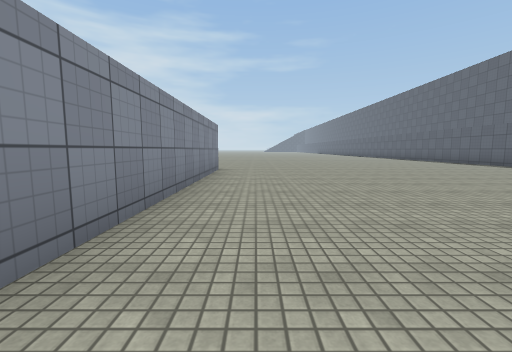
View 1 (above)

19 first-person views from a walk through a scene from a Unity 3-D project. The camera is 1.2 m above the floor, tilts 6° down and sees 90° across. The floor is counted in squares, 2 m on a side. Each view is taken from the middle of a square. On the plan, view 1 faces up. The plan holds only what a view shows up to about 9 squares ahead; the rest is blank. The place goes on beyond the plan. The player character is not drawn. Surface patterns are stand-ins for the level's own textures.

View 2
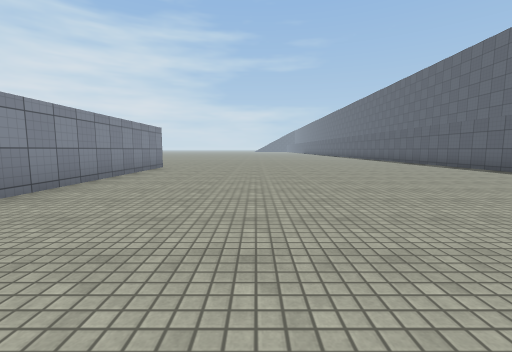

View 3
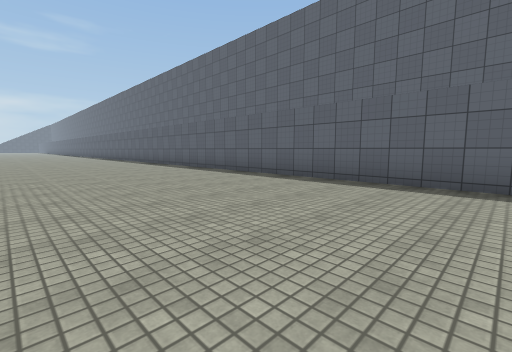

View 4
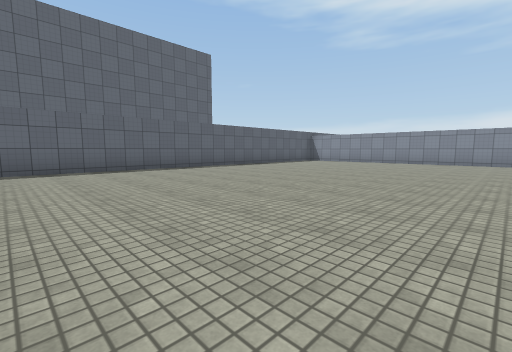

View 5
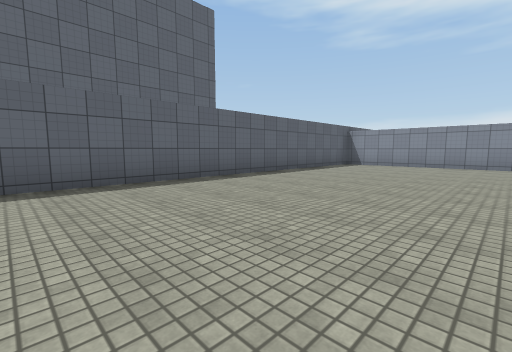

View 6
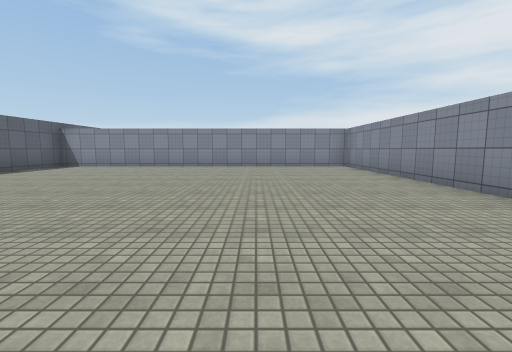

View 7
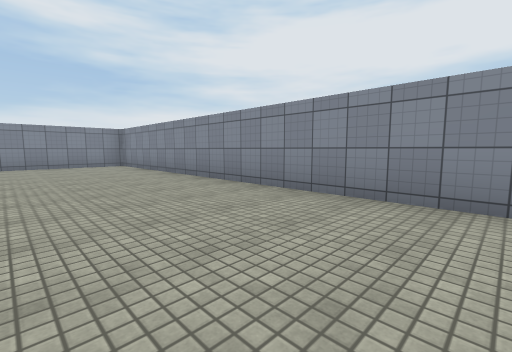

View 8
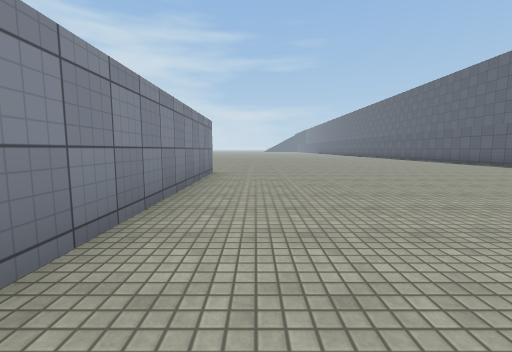

View 9
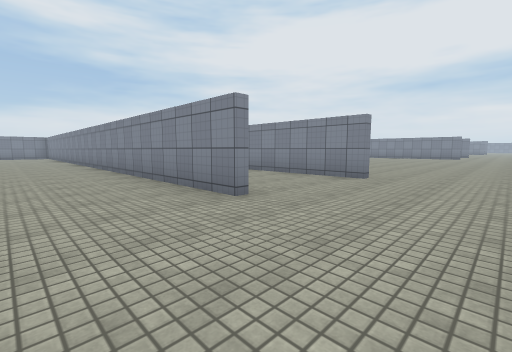

View 10
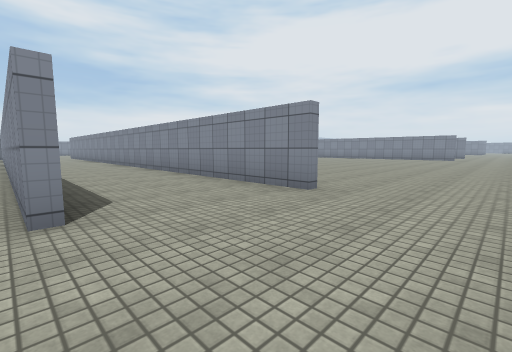

View 11
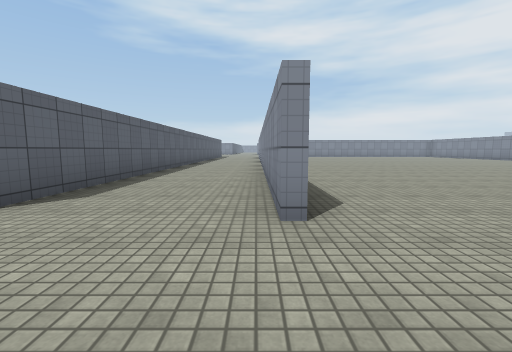

View 12
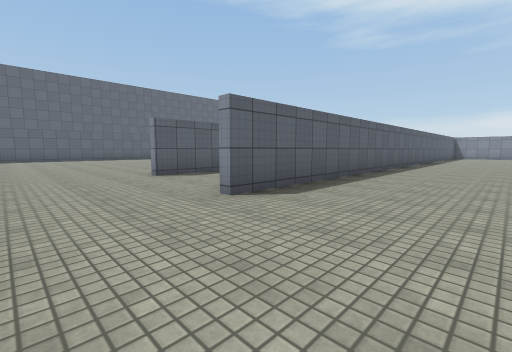

View 13
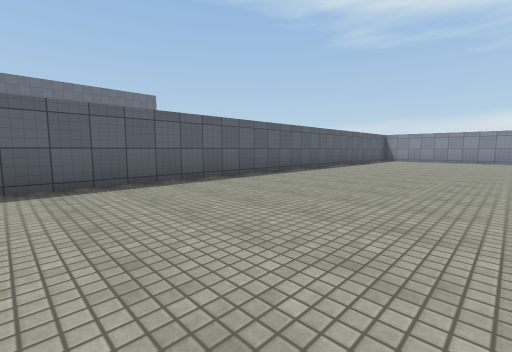

View 14
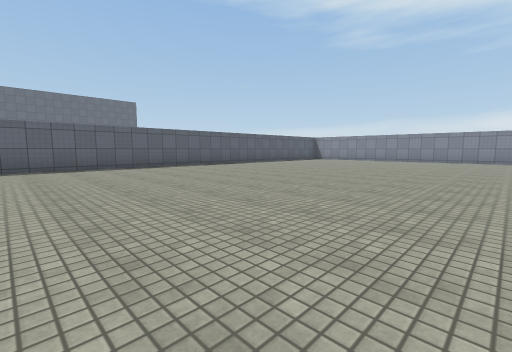

View 15
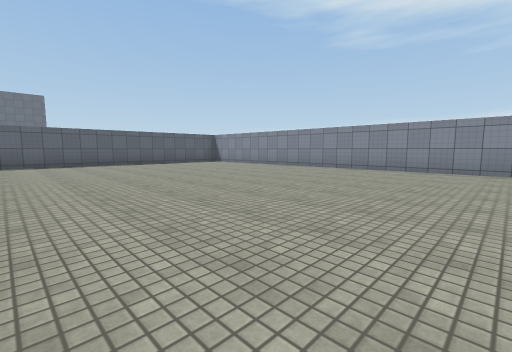

View 16
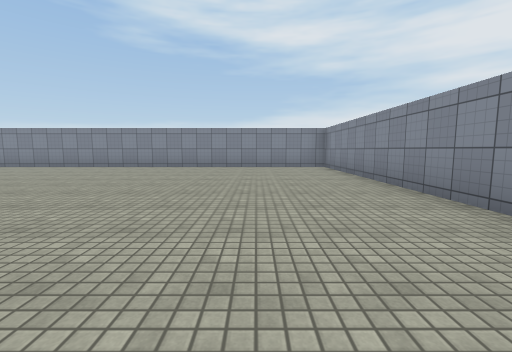

View 17
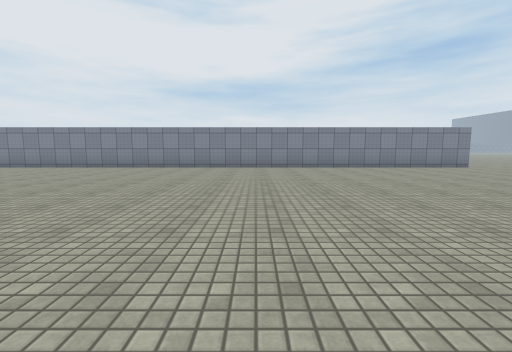

View 18
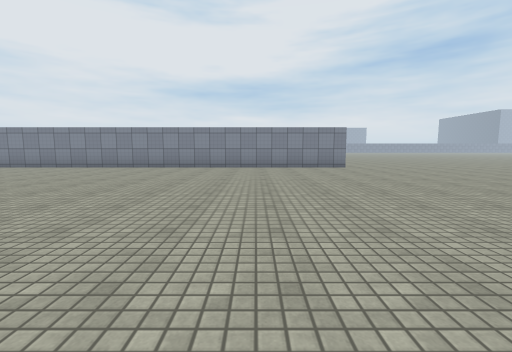

View 19
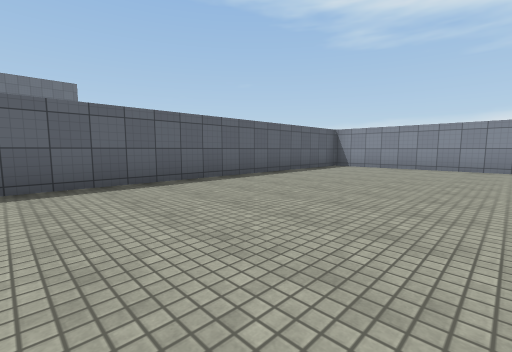

### Floor plan
Points are (right, up) in squares from view 1. A wall is a line through its corners. A room is listed if a view was taken in it or the views show most of it. See-through windows are left out.
Room 1 (views 1, 2, 3, 4, 5, 6, 7, 8, 9)
walls: (-1.1, 7.6) (-1.1, -9.6) (8.7, -9.6) (8.7, 10.1)
ways out: opening at (-0.3, 9) to room 2
Room 2 (views 10, 11, 12, 13, 14, 15, 16, 17, 18, 19)
walls: (-17.3, 8) (-17.3, -9.6) (-4.8, -9.6); (-4.4, -9.2) (-4.4, 8)
ways out: opening at (-0.3, 9) to room 1; opening at (-18, 9.5); opening at (-2.5, 8)

Positions as (right, up) in squares from view 1, and headings:
1: (0, 0), facing up
2: (2, -1), facing up
3: (4, 0), facing up-right
4: (1, 2), facing down-right
5: (4, 0), facing down-right
6: (2, -1), facing down
7: (2, 0), facing down-left
8: (0, 1), facing up
9: (1, 10), facing down-left
10: (-1, 10), facing down-left
11: (-4, 10), facing down
12: (-7, 10), facing down-right
13: (-9, 4), facing down-right
14: (-13, 4), facing down-right
15: (-15, -2), facing down-right
16: (-15, -1), facing down
17: (-9, 1), facing left
18: (-9, 5), facing left
19: (-9, -1), facing down-right
